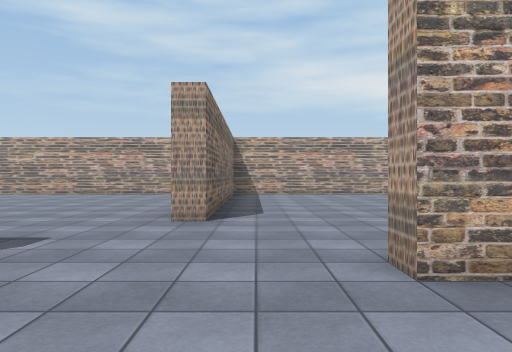
View 1 (above)

24 first-person views from a walk through a scene from a Unity 3-D project. The camera is 1.3 m above the floor, looks level and sees 70° across. The floor is counted in squares, 2 m on a side. Each view is taken from the middle of a square. On the plan, view 1 faces up. The plan holds only what a view shows up to about 11 squares ahead; the rest is blank. Some surface patterns are stand-ins.

View 2
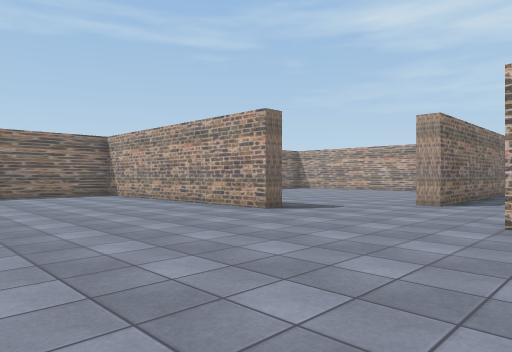

View 3
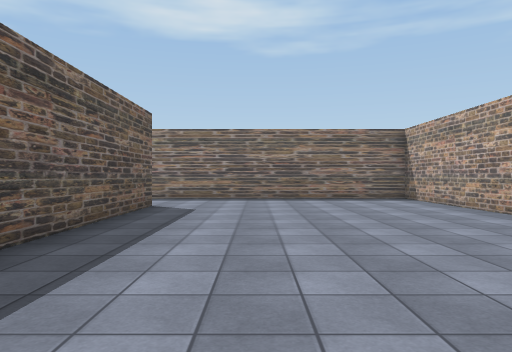

View 4
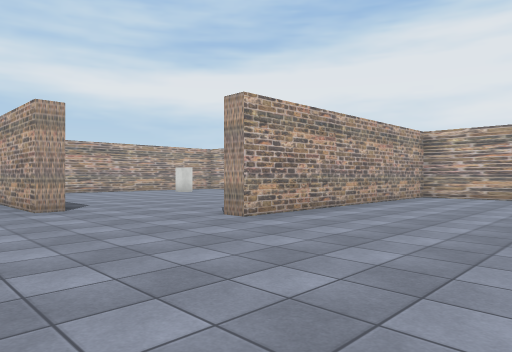

View 5
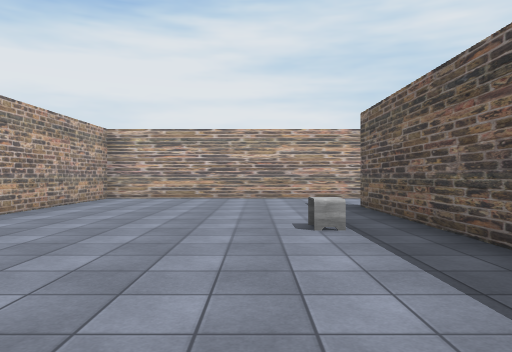

View 6
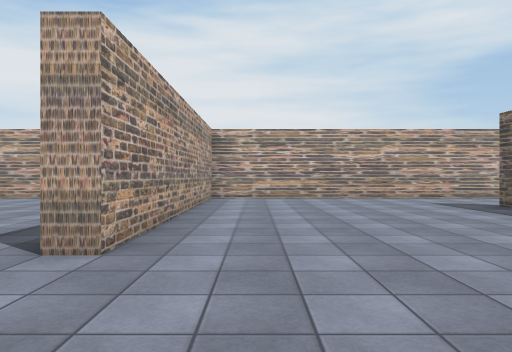

View 7
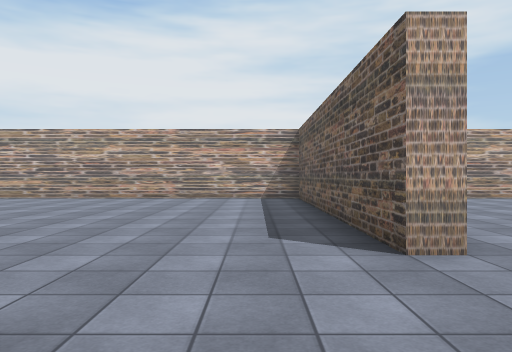

View 8
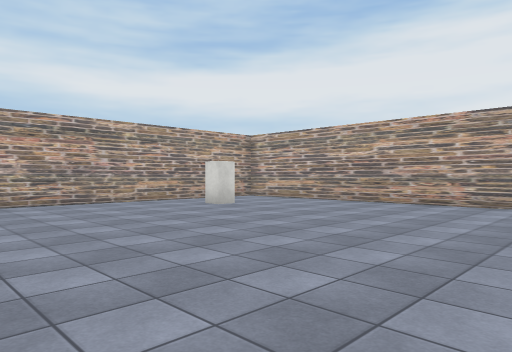

View 9
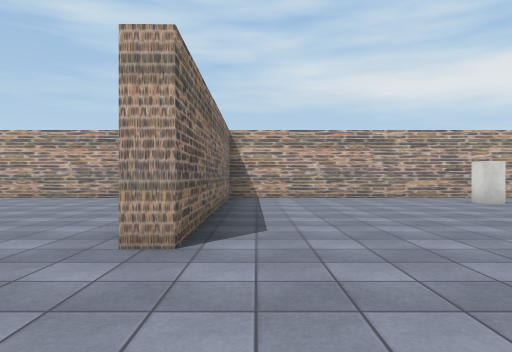

View 10
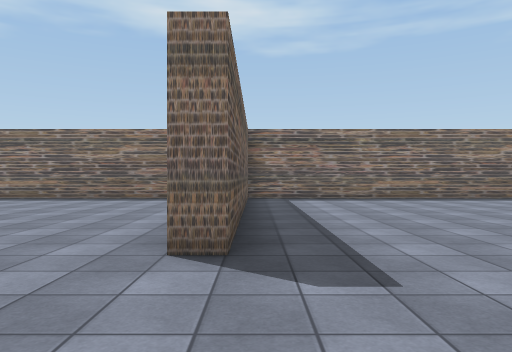

View 11
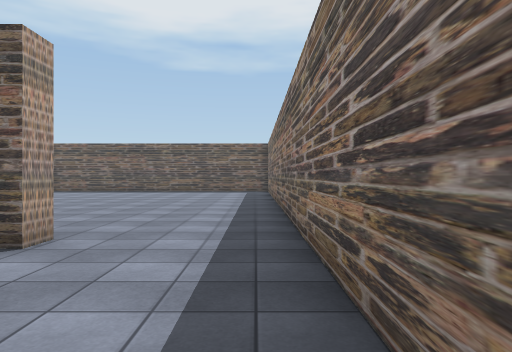

View 12
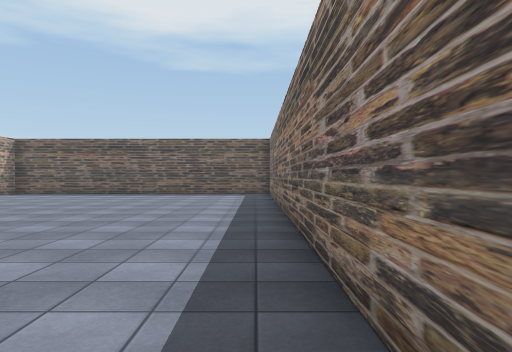

View 13
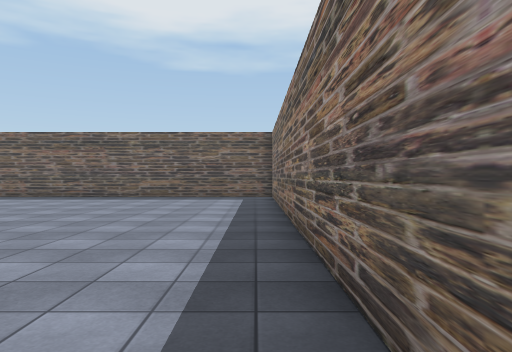

View 14
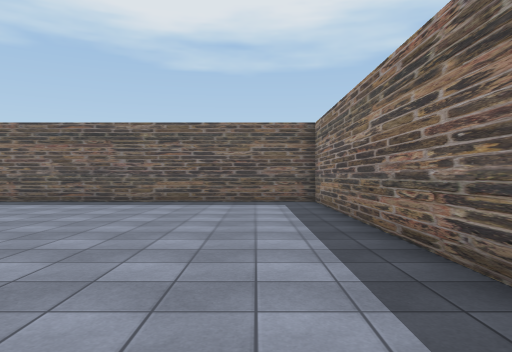

View 15
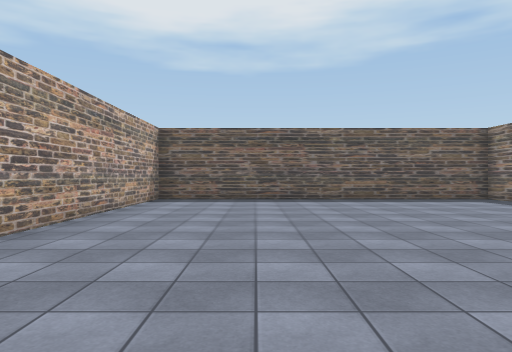

View 16
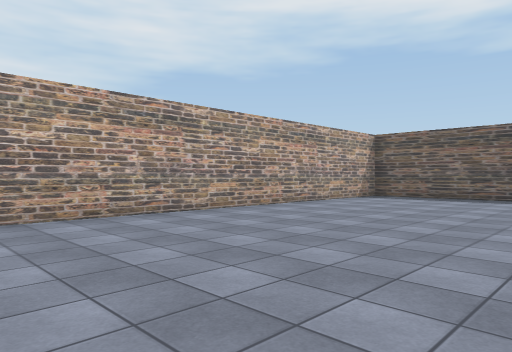

View 17
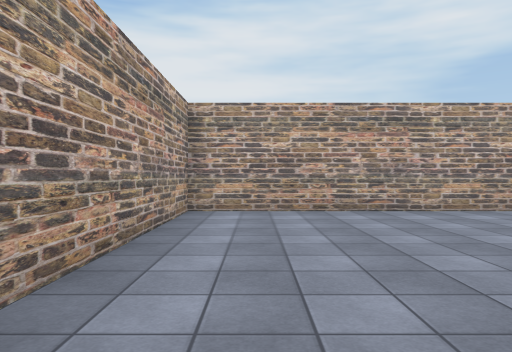

View 18
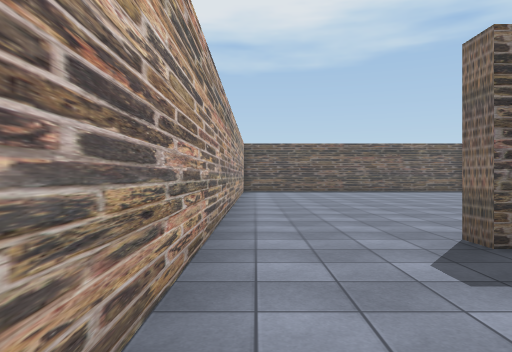

View 19
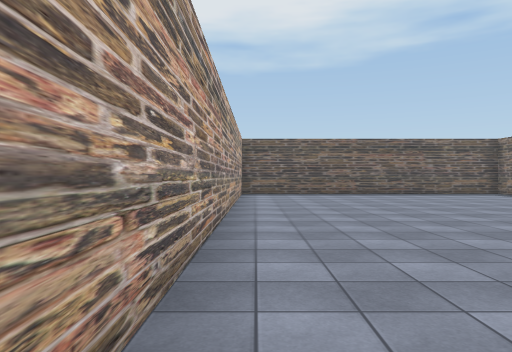

View 20
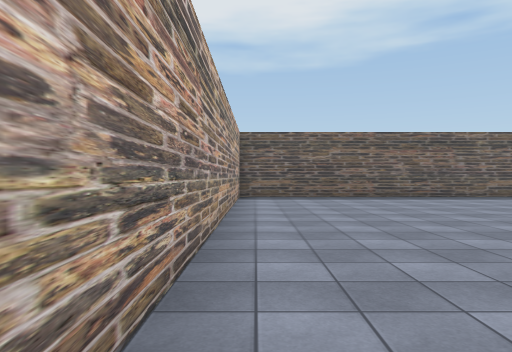

View 21
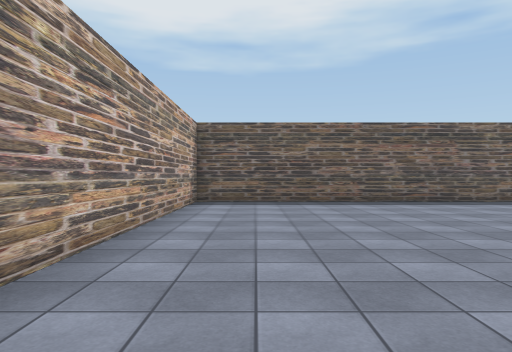

View 22
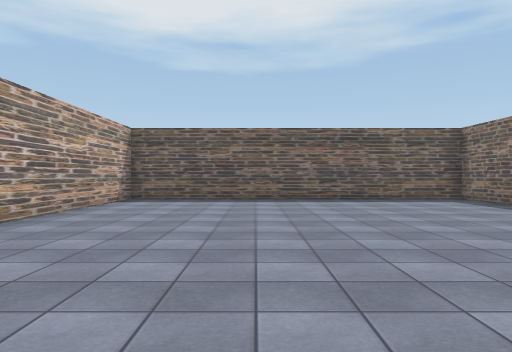

View 23
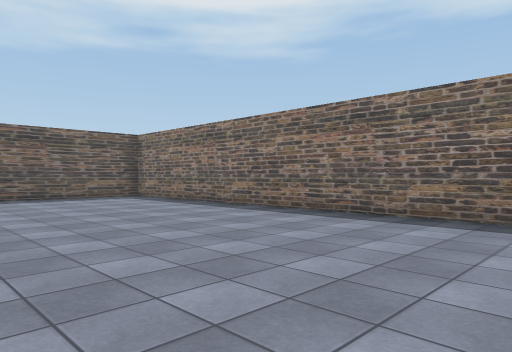

View 24
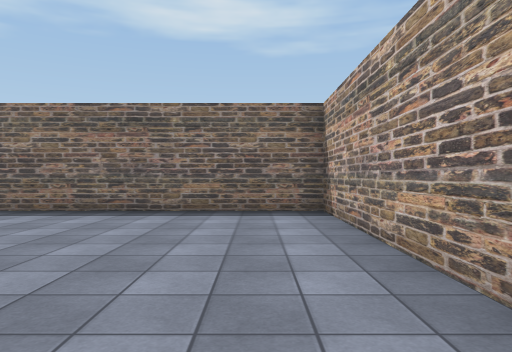

### Floor plan
Ten units are one square. View 1 is at (0, 0); x grows to the right and y downward. Boxes are objects, and circles mark ways between rooms. Rooms are numbered by the first view taken in them; rooms with no view inside come last. Other rooms are left out.
<svg viewBox="-110 -132 200 299">
<path fill="none" stroke="#000" d="M11 43 59 43 59 48M43 47 -8 47 -8 162 85 162 85 -23 10 -23 10 -28M-30 -28 -30 -23 -105 -23 -105 45M-79 48 -79 43 -31 43M-105 45 -105 162 -13 162 -13 47 -62 47M76 -127 -8 -127 -8 -53 -13 -52M10 -28 85 -28 85 -114M-105 -104 -105 -28M-40 -127 -76 -127M-13 -52 -13 -80M-96 -28 -30 -28"/>
<rect x="25" y="25" width="10" height="10" fill="#bbb"><title>other object</title></rect>
<rect x="55" y="-115" width="10" height="10" fill="#bbb"><title>block</title></rect>
<circle cx="-90" cy="40" r="3" fill="#2a7"/>
<circle cx="0" cy="-47" r="3" fill="#2a7"/>
<circle cx="-25" cy="-45" r="3" fill="#2a7"/>
<text x="10" y="50">1</text>
<text x="-60" y="100">2</text>
<text x="40" y="-80">3</text>
<text x="-60" y="-80">4</text>
</svg>
Room 1 opens to room 2. Room 1 opens to room 3. Room 1 opens to room 4.

Where each view was taken, in squares from view 1:
view 1: 0 up, 0 right, facing up
view 2: 3 down, 2 right, facing up-left
view 3: 2 down, 0 right, facing left
view 4: 2 down, 3 left, facing up-right
view 5: 2 down, 2 left, facing right
view 6: 1 up, 2 left, facing right
view 7: 4 up, 2 left, facing right
view 8: 4 up, 0 right, facing up-right
view 9: 2 up, 0 right, facing up
view 10: 3 up, 0 right, facing left
view 11: 1 down, 10 left, facing down
view 12: 3 down, 10 left, facing down
view 13: 5 down, 10 left, facing down
view 14: 7 down, 9 left, facing down
view 15: 6 down, 4 left, facing down
view 16: 5 down, 7 left, facing down-right
view 17: 6 down, 8 left, facing right
view 18: 1 down, 8 right, facing down
view 19: 3 down, 8 right, facing down
view 20: 5 down, 8 right, facing down
view 21: 7 down, 7 right, facing down
view 22: 6 down, 5 right, facing down
view 23: 5 down, 5 right, facing down-left
view 24: 6 down, 6 right, facing left
